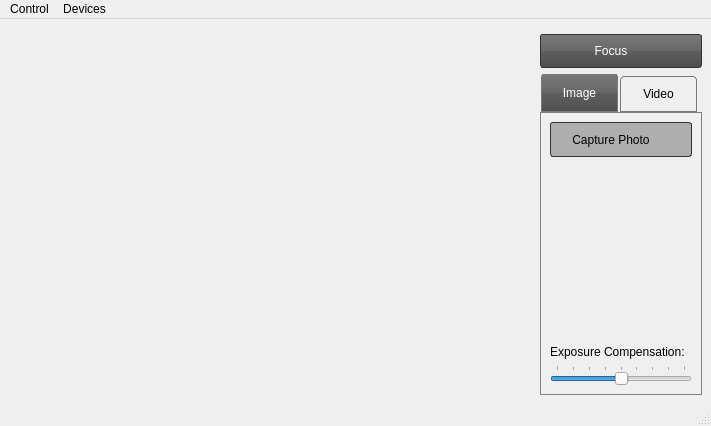
<?xml version="1.0" encoding="UTF-8"?>
<ui version="4.0">
 <author>Ederson Moura &lt;ederson.moura@resource.com.br&gt;</author>
 <class>CameraFit</class>
 <widget class="QMainWindow" name="CameraFit">
  <property name="geometry">
   <rect>
    <x>0</x>
    <y>0</y>
    <width>711</width>
    <height>426</height>
   </rect>
  </property>
  <property name="windowTitle">
   <string>Camera</string>
  </property>
  <property name="windowIcon">
   <iconset resource="../images.qrc">
    <normaloff>:/res/images/app-icon.png</normaloff>:/res/images/app-icon.png</iconset>
  </property>
  <property name="styleSheet">
   <string notr="true">QPushButton:hover {
    background: qlineargradient(x1 : 0, y1 : 0, x2 : 0, y2 :   1, stop :   0.0 #ffd9aa, stop : 0.5 #ffbb6e, stop : 0.55 #feae42, stop : 1.0 #fedb74);
}

QPushButton {
    border: 1px solid #333333;
    border-radius: 3px;
    padding: 1px 23px 1px 3px;
	background: qlineargradient(x1:0, y1:0, x2:0, y2:1, stop:0 #797979, stop:0.48 #696969, stop:0.52 #5e5e5e, stop:1 #4f4f4f);
    color: white;
    font: bold large &quot;Arial&quot;;
    height: 30px;
}

QPushButton:pressed {
    background: qlineargradient(x1 : 0, y1 : 0, x2 : 0, y2 :   1, stop :   0.0 #c0dbff, stop : 0.5 #cfd26f, stop : 0.55 #c7df6f, stop : 1.0 #f5f9ff);
    padding-top: 2px;
    padding-left: 3px;
}

QPushButton:on {
    background: qlineargradient(x1 : 0, y1 : 0, x2 : 0, y2 :   1, stop :   0.0 #5AA72D, stop : 0.5 #B3E296, stop : 0.55 #B3E296, stop : 1.0 #f5f9ff);
    padding-top: 2px;
    padding-left: 3px;
}

QPushButton:disabled {
    background: transparent #aeaeae;
    padding-top: 2px;        
    padding-left: 3px;
    color: black;
}

QTabWidget, QStackedWidget {
    background: none;
    color: white;
    font: bold large &quot;Arial&quot;;
    height: 10px;
}

QTabWidget::pane {
    border: 0px;
    top: 0.1em;
    border-width: 1px;
    border-style: solid;
    border-color: grey;
}

QTabBar::tab {
    width: 45px;
    margin-left: 0.5;
    margin-right: 0.5;
    border: 1px solid #7a7a7a;
    border-top-left-radius: 4px;
    border-top-right-radius: 4px;
    padding: 10px 15px 10px 15px;
}

QTabBar::tab:!selected {
   margin-top: 2px;
}

QTabBar::tab:selected {
   margin-top: -1px;
   background: qlineargradient(x1:0, y1:0, x2:0, y2:1, stop:0 #797979, stop:0.48 #696969, stop:0.52 #5e5e5e, stop:1 #4f4f4f);
    color: white;
}

QTabBar::tab:hover {
    text-decoration: underline;
    background: qlineargradient(x1 : 0, y1 : 0, x2 : 0, y2 :   1, stop :   0.0 #ffd9aa, stop : 0.5 #ffbb6e, stop : 0.55 #feae42, stop :   1.0 #fedb74);
}

QTabBar::tab::bottom {
    border-bottom-left-radius: 4px;
    border-bottom-right-radius: 4px;
    border-top-left-radius: 0px;
    border-top-right-radius: 0px;
    padding: 15px 19px 15px 19px;
}



</string>
  </property>
  <widget class="QWidget" name="centralwidget">
   <layout class="QGridLayout" name="gridLayout_3">
    <item row="0" column="0" rowspan="3">
     <widget class="QStackedWidget" name="stackedWidget">
      <property name="sizePolicy">
       <sizepolicy hsizetype="Preferred" vsizetype="Preferred">
        <horstretch>1</horstretch>
        <verstretch>0</verstretch>
       </sizepolicy>
      </property>
      <property name="palette">
       <palette>
        <active>
         <colorrole role="WindowText">
          <brush brushstyle="SolidPattern">
           <color alpha="255">
            <red>255</red>
            <green>255</green>
            <blue>255</blue>
           </color>
          </brush>
         </colorrole>
         <colorrole role="Text">
          <brush brushstyle="SolidPattern">
           <color alpha="255">
            <red>255</red>
            <green>255</green>
            <blue>255</blue>
           </color>
          </brush>
         </colorrole>
         <colorrole role="ButtonText">
          <brush brushstyle="SolidPattern">
           <color alpha="255">
            <red>255</red>
            <green>255</green>
            <blue>255</blue>
           </color>
          </brush>
         </colorrole>
         <colorrole role="Base">
          <brush brushstyle="SolidPattern">
           <color alpha="255">
            <red>255</red>
            <green>255</green>
            <blue>255</blue>
           </color>
          </brush>
         </colorrole>
         <colorrole role="Window">
          <brush brushstyle="SolidPattern">
           <color alpha="255">
            <red>145</red>
            <green>145</green>
            <blue>145</blue>
           </color>
          </brush>
         </colorrole>
        </active>
        <inactive>
         <colorrole role="WindowText">
          <brush brushstyle="SolidPattern">
           <color alpha="255">
            <red>255</red>
            <green>255</green>
            <blue>255</blue>
           </color>
          </brush>
         </colorrole>
         <colorrole role="Text">
          <brush brushstyle="SolidPattern">
           <color alpha="255">
            <red>255</red>
            <green>255</green>
            <blue>255</blue>
           </color>
          </brush>
         </colorrole>
         <colorrole role="ButtonText">
          <brush brushstyle="SolidPattern">
           <color alpha="255">
            <red>255</red>
            <green>255</green>
            <blue>255</blue>
           </color>
          </brush>
         </colorrole>
         <colorrole role="Base">
          <brush brushstyle="SolidPattern">
           <color alpha="255">
            <red>255</red>
            <green>255</green>
            <blue>255</blue>
           </color>
          </brush>
         </colorrole>
         <colorrole role="Window">
          <brush brushstyle="SolidPattern">
           <color alpha="255">
            <red>145</red>
            <green>145</green>
            <blue>145</blue>
           </color>
          </brush>
         </colorrole>
        </inactive>
        <disabled>
         <colorrole role="WindowText">
          <brush brushstyle="SolidPattern">
           <color alpha="255">
            <red>255</red>
            <green>255</green>
            <blue>255</blue>
           </color>
          </brush>
         </colorrole>
         <colorrole role="Text">
          <brush brushstyle="SolidPattern">
           <color alpha="255">
            <red>255</red>
            <green>255</green>
            <blue>255</blue>
           </color>
          </brush>
         </colorrole>
         <colorrole role="ButtonText">
          <brush brushstyle="SolidPattern">
           <color alpha="255">
            <red>255</red>
            <green>255</green>
            <blue>255</blue>
           </color>
          </brush>
         </colorrole>
         <colorrole role="Base">
          <brush brushstyle="SolidPattern">
           <color alpha="255">
            <red>145</red>
            <green>145</green>
            <blue>145</blue>
           </color>
          </brush>
         </colorrole>
         <colorrole role="Window">
          <brush brushstyle="SolidPattern">
           <color alpha="255">
            <red>145</red>
            <green>145</green>
            <blue>145</blue>
           </color>
          </brush>
         </colorrole>
        </disabled>
       </palette>
      </property>
      <property name="currentIndex">
       <number>0</number>
      </property>
      <widget class="QWidget" name="viewfinderPage">
       <layout class="QGridLayout" name="gridLayout_5">
        <item row="0" column="0">
         <widget class="QCameraViewfinder" name="viewfinder" native="true"/>
        </item>
       </layout>
      </widget>
      <widget class="QWidget" name="previewPage">
       <layout class="QGridLayout" name="gridLayout_4">
        <item row="0" column="0">
         <widget class="QLabel" name="lastImagePreviewLabel">
          <property name="sizePolicy">
           <sizepolicy hsizetype="Preferred" vsizetype="MinimumExpanding">
            <horstretch>0</horstretch>
            <verstretch>0</verstretch>
           </sizepolicy>
          </property>
          <property name="frameShape">
           <enum>QFrame::Box</enum>
          </property>
          <property name="text">
           <string/>
          </property>
         </widget>
        </item>
       </layout>
      </widget>
     </widget>
    </item>
    <item row="1" column="1" colspan="2">
     <widget class="QPushButton" name="lockButton">
      <property name="text">
       <string>Focus</string>
      </property>
     </widget>
    </item>
    <item row="2" column="1" colspan="2">
     <widget class="QTabWidget" name="captureWidget">
      <property name="currentIndex">
       <number>0</number>
      </property>
      <widget class="QWidget" name="tab_2">
       <attribute name="title">
        <string>Image</string>
       </attribute>
       <layout class="QGridLayout" name="gridLayout">
        <item row="0" column="0">
         <widget class="QPushButton" name="takeImageButton">
          <property name="enabled">
           <bool>false</bool>
          </property>
          <property name="text">
           <string>Capture Photo</string>
          </property>
         </widget>
        </item>
        <item row="1" column="0">
         <spacer name="verticalSpacer_2">
          <property name="orientation">
           <enum>Qt::Vertical</enum>
          </property>
          <property name="sizeHint" stdset="0">
           <size>
            <width>20</width>
            <height>161</height>
           </size>
          </property>
         </spacer>
        </item>
        <item row="2" column="0">
         <widget class="QLabel" name="label">
          <property name="text">
           <string>Exposure Compensation:</string>
          </property>
         </widget>
        </item>
        <item row="3" column="0">
         <widget class="QSlider" name="exposureCompensation">
          <property name="minimum">
           <number>-4</number>
          </property>
          <property name="maximum">
           <number>4</number>
          </property>
          <property name="pageStep">
           <number>2</number>
          </property>
          <property name="orientation">
           <enum>Qt::Horizontal</enum>
          </property>
          <property name="tickPosition">
           <enum>QSlider::TicksAbove</enum>
          </property>
         </widget>
        </item>
       </layout>
      </widget>
      <widget class="QWidget" name="tab">
       <attribute name="title">
        <string>Video</string>
       </attribute>
       <layout class="QGridLayout" name="gridLayout_2">
        <item row="0" column="0">
         <widget class="QPushButton" name="recordButton">
          <property name="text">
           <string>Record</string>
          </property>
         </widget>
        </item>
        <item row="1" column="0">
         <widget class="QPushButton" name="pauseButton">
          <property name="text">
           <string>Pause</string>
          </property>
         </widget>
        </item>
        <item row="2" column="0">
         <widget class="QPushButton" name="stopButton">
          <property name="text">
           <string>Stop</string>
          </property>
         </widget>
        </item>
        <item row="3" column="0">
         <spacer name="verticalSpacer">
          <property name="orientation">
           <enum>Qt::Vertical</enum>
          </property>
          <property name="sizeHint" stdset="0">
           <size>
            <width>20</width>
            <height>76</height>
           </size>
          </property>
         </spacer>
        </item>
        <item row="4" column="0">
         <widget class="QPushButton" name="muteButton">
          <property name="text">
           <string>Mute</string>
          </property>
          <property name="checkable">
           <bool>true</bool>
          </property>
         </widget>
        </item>
       </layout>
      </widget>
     </widget>
    </item>
   </layout>
  </widget>
  <widget class="QMenuBar" name="menubar">
   <property name="geometry">
    <rect>
     <x>0</x>
     <y>0</y>
     <width>711</width>
     <height>18</height>
    </rect>
   </property>
   <widget class="QMenu" name="menuFile">
    <property name="title">
     <string>Control</string>
    </property>
    <addaction name="actionStartCamera"/>
    <addaction name="actionStopCamera"/>
    <addaction name="separator"/>
    <addaction name="actionSettings"/>
    <addaction name="separator"/>
   </widget>
   <widget class="QMenu" name="menuDevices">
    <property name="title">
     <string>Devices</string>
    </property>
   </widget>
   <addaction name="menuFile"/>
   <addaction name="menuDevices"/>
  </widget>
  <widget class="QStatusBar" name="statusbar"/>
  <action name="actionExit">
   <property name="text">
    <string>Exit</string>
   </property>
  </action>
  <action name="actionStartCamera">
   <property name="text">
    <string>Start Camera</string>
   </property>
  </action>
  <action name="actionStopCamera">
   <property name="text">
    <string>Stop Camera</string>
   </property>
  </action>
  <action name="actionSettings">
   <property name="text">
    <string>Settings</string>
   </property>
  </action>
 </widget>
 <customwidgets>
  <customwidget>
   <class>QCameraViewfinder</class>
   <extends>QWidget</extends>
   <header>qcameraviewfinder.h</header>
   <container>1</container>
  </customwidget>
 </customwidgets>
 <resources>
  <include location="../images.qrc"/>
 </resources>
 <connections>
  <connection>
   <sender>recordButton</sender>
   <signal>clicked()</signal>
   <receiver>CameraFit</receiver>
   <slot>record()</slot>
   <hints>
    <hint type="sourcelabel">
     <x>647</x>
     <y>149</y>
    </hint>
    <hint type="destinationlabel">
     <x>61</x>
     <y>238</y>
    </hint>
   </hints>
  </connection>
  <connection>
   <sender>stopButton</sender>
   <signal>clicked()</signal>
   <receiver>CameraFit</receiver>
   <slot>stop()</slot>
   <hints>
    <hint type="sourcelabel">
     <x>647</x>
     <y>225</y>
    </hint>
    <hint type="destinationlabel">
     <x>140</x>
     <y>236</y>
    </hint>
   </hints>
  </connection>
  <connection>
   <sender>pauseButton</sender>
   <signal>clicked()</signal>
   <receiver>CameraFit</receiver>
   <slot>pause()</slot>
   <hints>
    <hint type="sourcelabel">
     <x>647</x>
     <y>187</y>
    </hint>
    <hint type="destinationlabel">
     <x>234</x>
     <y>237</y>
    </hint>
   </hints>
  </connection>
  <connection>
   <sender>actionExit</sender>
   <signal>triggered()</signal>
   <receiver>CameraFit</receiver>
   <slot>close()</slot>
   <hints>
    <hint type="sourcelabel">
     <x>-1</x>
     <y>-1</y>
    </hint>
    <hint type="destinationlabel">
     <x>154</x>
     <y>130</y>
    </hint>
   </hints>
  </connection>
  <connection>
   <sender>takeImageButton</sender>
   <signal>clicked()</signal>
   <receiver>CameraFit</receiver>
   <slot>takeImage()</slot>
   <hints>
    <hint type="sourcelabel">
     <x>625</x>
     <y>132</y>
    </hint>
    <hint type="destinationlabel">
     <x>603</x>
     <y>169</y>
    </hint>
   </hints>
  </connection>
  <connection>
   <sender>lockButton</sender>
   <signal>clicked()</signal>
   <receiver>CameraFit</receiver>
   <slot>toggleLock()</slot>
   <hints>
    <hint type="sourcelabel">
     <x>658</x>
     <y>75</y>
    </hint>
    <hint type="destinationlabel">
     <x>453</x>
     <y>119</y>
    </hint>
   </hints>
  </connection>
  <connection>
   <sender>muteButton</sender>
   <signal>toggled(bool)</signal>
   <receiver>CameraFit</receiver>
   <slot>setMuted(bool)</slot>
   <hints>
    <hint type="sourcelabel">
     <x>647</x>
     <y>377</y>
    </hint>
    <hint type="destinationlabel">
     <x>5</x>
     <y>280</y>
    </hint>
   </hints>
  </connection>
  <connection>
   <sender>exposureCompensation</sender>
   <signal>valueChanged(int)</signal>
   <receiver>CameraFit</receiver>
   <slot>setExposureCompensation(int)</slot>
   <hints>
    <hint type="sourcelabel">
     <x>559</x>
     <y>367</y>
    </hint>
    <hint type="destinationlabel">
     <x>665</x>
     <y>365</y>
    </hint>
   </hints>
  </connection>
  <connection>
   <sender>actionSettings</sender>
   <signal>triggered()</signal>
   <receiver>CameraFit</receiver>
   <slot>configureCaptureSettings()</slot>
   <hints>
    <hint type="sourcelabel">
     <x>-1</x>
     <y>-1</y>
    </hint>
    <hint type="destinationlabel">
     <x>333</x>
     <y>210</y>
    </hint>
   </hints>
  </connection>
  <connection>
   <sender>actionStartCamera</sender>
   <signal>triggered()</signal>
   <receiver>CameraFit</receiver>
   <slot>startCamera()</slot>
   <hints>
    <hint type="sourcelabel">
     <x>-1</x>
     <y>-1</y>
    </hint>
    <hint type="destinationlabel">
     <x>333</x>
     <y>210</y>
    </hint>
   </hints>
  </connection>
  <connection>
   <sender>actionStopCamera</sender>
   <signal>triggered()</signal>
   <receiver>CameraFit</receiver>
   <slot>stopCamera()</slot>
   <hints>
    <hint type="sourcelabel">
     <x>-1</x>
     <y>-1</y>
    </hint>
    <hint type="destinationlabel">
     <x>333</x>
     <y>210</y>
    </hint>
   </hints>
  </connection>
 </connections>
 <slots>
  <slot>record()</slot>
  <slot>pause()</slot>
  <slot>stop()</slot>
  <slot>enablePreview(bool)</slot>
  <slot>configureCaptureSettings()</slot>
  <slot>takeImage()</slot>
  <slot>startCamera()</slot>
  <slot>toggleLock()</slot>
  <slot>setMuted(bool)</slot>
  <slot>stopCamera()</slot>
  <slot>setExposureCompensation(int)</slot>
 </slots>
</ui>
